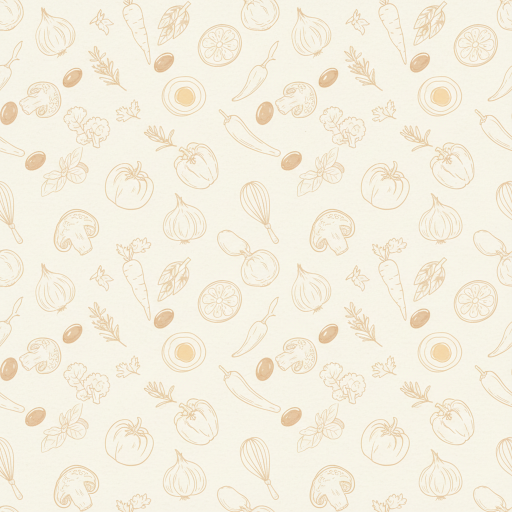
#> input picture assets/parchment_pattern.png, 1024 x 1024 px (shown at 1/2 size)
$ python -i compositor_compilation.py   (imports and definitions only)
#> lines starting #> are read from the running program, lines starting #| are printed output that depends on the picture
"""Compilation slide compositor.

4 slide types:
  - hook        : full-bleed image + edgy white title text (like the existing format)
  - photo       : food photo + recipe title overlay (white on bottom 25%)
  - recipe_page : parchment background with INGREDIENTS + INSTRUCTIONS columns
  - cta         : warm pink/coral background, tagline at top, cta_card.png at bottom

Canvas is 1080 x 1350 (Instagram 4:5 portrait — same as our other format).
Text safe zone keeps to ~70% width to clear TikTok's right-rail UI.
"""
from __future__ import annotations
import os
from typing import Optional
from PIL import Image, ImageDraw, ImageFont, ImageFilter

SLIDE_W, SLIDE_H = 1080, 1350

_HERE = os.path.dirname(os.path.abspath(__file__))
_FONT_DIR = os.path.normpath(os.path.join(_HERE, "..", "assets", "fonts"))

FONT_BOLD_PATH = os.path.join(_FONT_DIR, "PlusJakartaSans-Bold.ttf")
FONT_XBOLD_PATH = os.path.join(_FONT_DIR, "PlusJakartaSans-ExtraBold.ttf")
FONT_REG_PATH = os.path.join(_FONT_DIR, "PlusJakartaSans-Regular.ttf")
CTA_CARD_PATH = os.path.normpath(os.path.join(_HERE, "..", "assets", "cta_card.png"))
PARCHMENT_PATTERN_PATH = os.path.normpath(
    os.path.join(_HERE, "..", "assets", "parchment_pattern.png")
)

# Parchment / cream colors (recipe page)
PARCHMENT_BG = (244, 232, 211)         # warm cream
PARCHMENT_TITLE = (146, 38, 34)        # deep red, like a printed cookbook header
PARCHMENT_HEADER = (120, 60, 40)       # warm brown for INGREDIENTS / INSTRUCTIONS
PARCHMENT_BODY = (60, 45, 35)          # dark brown body text

# CTA slide colors
CTA_BG = (255, 92, 122)                # warm coral pink
CTA_TEXT = (255, 255, 255)


# ---------------------------------------------------------------------------
# Domain detection — used to switch the recipe-page layout between the
# food-cookbook style (INGREDIENTS + INSTRUCTIONS) and the generic
# information-page style (OVERVIEW + KEY POINTS) for other niches.
# ---------------------------------------------------------------------------

_FOOD_SECTION_KEYWORDS = (
    "ingredient", "for the", "for dish", "for serving",
    "protein", "marinade", "garnish", "topping", "sauce",
    "creaminess", "spice", "dressing", "filling", "dough",
    "batter", "glaze", "rub", "seasoning",
)


# [43 lines left out: functions _is_food_item, _load_font, not called in this run]


# ---------------------------------------------------------------------------
# Helpers
# ---------------------------------------------------------------------------


def _fit_image_cover(src: Image.Image, w: int = SLIDE_W, h: int = SLIDE_H) -> Image.Image:
    """Center-crop scale to fill (w,h)."""
    src_w, src_h = src.size
    sr = src_w / src_h
    tr = w / h
    if sr > tr:
        nh = h
        nw = int(h * sr)
    else:
        nw = w
        nh = int(w / sr)
    src = src.resize((nw, nh), Image.LANCZOS)
    x = (nw - w) // 2
    y = (nh - h) // 2
    return src.crop((x, y, x + w, y + h))


# [134 lines left out: functions _wrap, _draw_text_with_stroke, composite_hook, composite_photo, _draw_parchment_texture, not called in this run]


def _parchment_gradient_bg() -> Image.Image:
    """Premium cookbook background: parchment cream + decorative kitchen
    line-art pattern + subtle radial vignette. Mirrors the @emerybrookscook
    look — pattern fills the page so it never feels empty."""
    canvas = Image.new("RGBA", (SLIDE_W, SLIDE_H), PARCHMENT_BG + (255,))
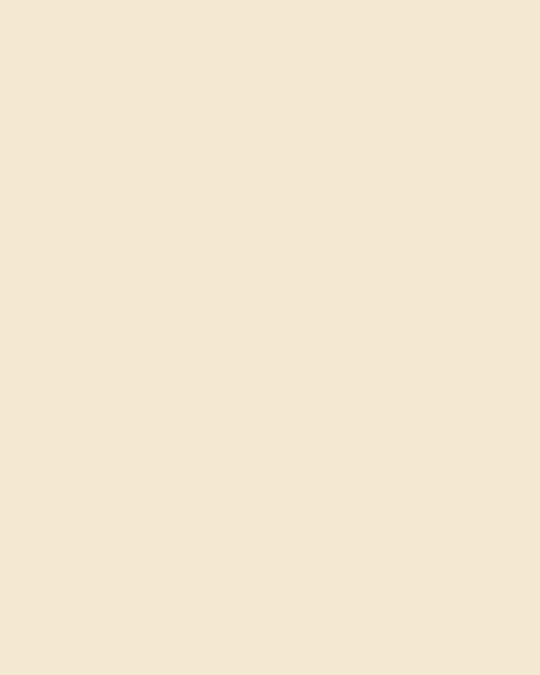
#> canvas: PIL image 1080x1350 RGBA (shown at 1/2 size); mean R, G, B, A 244, 232, 211, 255

    # Layer 1: tile the line-art pattern at ~28% opacity so it reads as
    # decorative wallpaper, not foreground content.
    if os.path.exists(PARCHMENT_PATTERN_PATH):
        pattern = Image.open(PARCHMENT_PATTERN_PATH).convert("RGBA")
        # Resize pattern to fully cover the slide (one big stamp, no tiling
        # seams). Center-crop scale to fit.
        pat = _fit_image_cover(pattern.convert("RGB"), SLIDE_W, SLIDE_H).convert("RGBA")
#> in _fit_image_cover, `return src.crop((x, y, x + w, y + h))`:
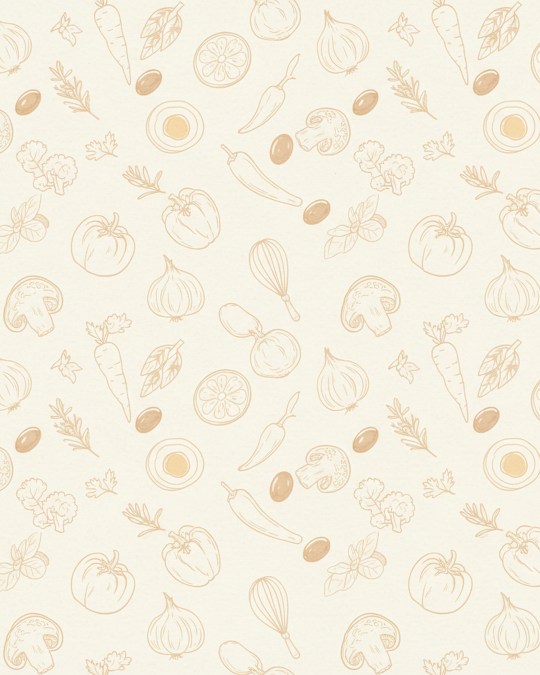
#> returned value: PIL image 1080x1350 RGB (shown at 1/2 size); mean R, G, B 245, 239.2, 223.9
        # Reduce its opacity / desaturate so it sits behind text
        # Convert the pattern to a desaturated warm tint
        bands = pat.split()
        # Blend the pattern with the parchment color heavily so it tints
        tinted = Image.new("RGBA", canvas.size, PARCHMENT_BG + (255,))
        # Use alpha 60 over parchment to keep the pattern subtle
        pat.putalpha(60)
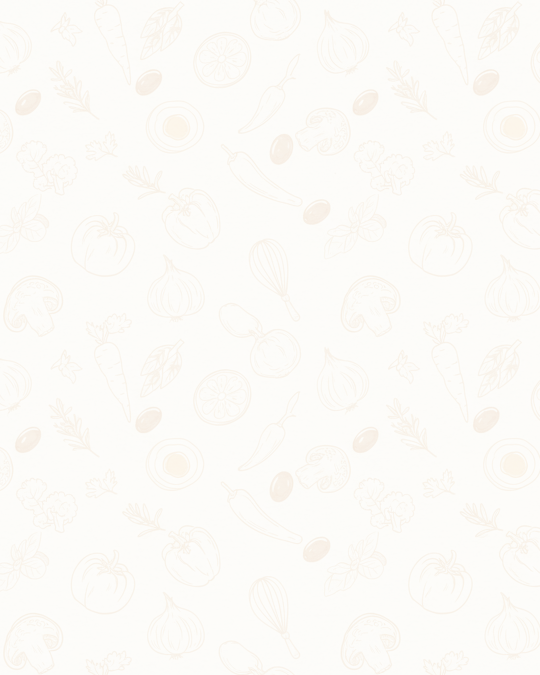
#> pat: PIL image 1080x1350 RGBA (shown at 1/2 size); mean R, G, B, A 245, 239.2, 223.9, 60; transparent parts drawn white
        tinted.alpha_composite(pat)
        canvas = tinted

    # Layer 2: radial vignette for depth
    overlay = Image.new("RGBA", (SLIDE_W, SLIDE_H), (0, 0, 0, 0))
#> overlay: PIL image 1080x1350 RGBA; every value is 0
    od = ImageDraw.Draw(overlay)
    cx, cy = SLIDE_W // 2, SLIDE_H // 2
    max_r = (cx ** 2 + cy ** 2) ** 0.5
    steps = 60
    for i in range(steps):
        r = int(max_r * (1 - i / steps))
        a = int(34 * (i / steps) ** 1.6)
        od.ellipse([(cx - r, cy - r * 1.05), (cx + r, cy + r * 1.05)],
                   fill=(110, 70, 35, a))
    overlay = overlay.filter(ImageFilter.GaussianBlur(60))
    canvas.alpha_composite(overlay)
    return canvas


# ---------------------------------------------------------------------------
# Helpers for richer instruction / ingredient formatting
# ---------------------------------------------------------------------------

# Common cooking-action words that map to bold step labels.
_ACTION_VERBS = [
    "preheat", "heat", "warm", "cook", "boil", "simmer", "reduce", "add",
    "mix", "stir", "whisk", "combine", "fold", "season", "saute", "sauté",
    "sear", "pan-fry", "fry", "roast", "bake", "grill", "broil", "crisp",
    "toast", "drain", "rinse", "chop", "dice", "mince", "slice", "shred",
    "grate", "blend", "pour", "drizzle", "garnish", "top", "serve",
    "assemble", "arrange", "place", "transfer", "remove", "set", "rest",
    "marinate", "rub", "coat", "brush", "sprinkle", "layer", "fill",
    "wrap", "spread", "scoop", "flip", "cool", "freeze", "chill",
    "deglaze", "char", "caramelize", "thicken", "ladle", "press",
    "knead", "proof", "rise", "ready", "finish", "plate",
    # Common recipe-step starters that were missing
    "prepare", "make", "let", "tip", "uncover", "cover", "bring", "stir-fry",
    "return", "toss", "drizzle", "spoon", "season", "garnish", "fluff",
    "create", "drain", "discard", "skim", "scrape", "pat", "trim",
    "gently", "carefully", "slowly", "while", "once", "after", "before",
    "meanwhile", "during", "remove", "blend", "puree", "purée",
    "microwave", "pulse", "stuff", "tuck", "nestle", "roll", "fold",
    "shape", "form", "crack", "beat", "fluff",
]


_STOPWORDS = {
    "a", "an", "the", "in", "on", "to", "for", "with", "your", "until",
    "and", "of", "over", "into", "through", "from", "about", "this",
    "that", "some", "by", "as", "at", "or", "but", "if", "is", "are",
    "be", "you",
}


# [469 lines left out: functions _step_label_and_body, _format_ingredient_line, composite_recipe_page, composite_cta, not called in this run]

>>> result = _parchment_gradient_bg()
